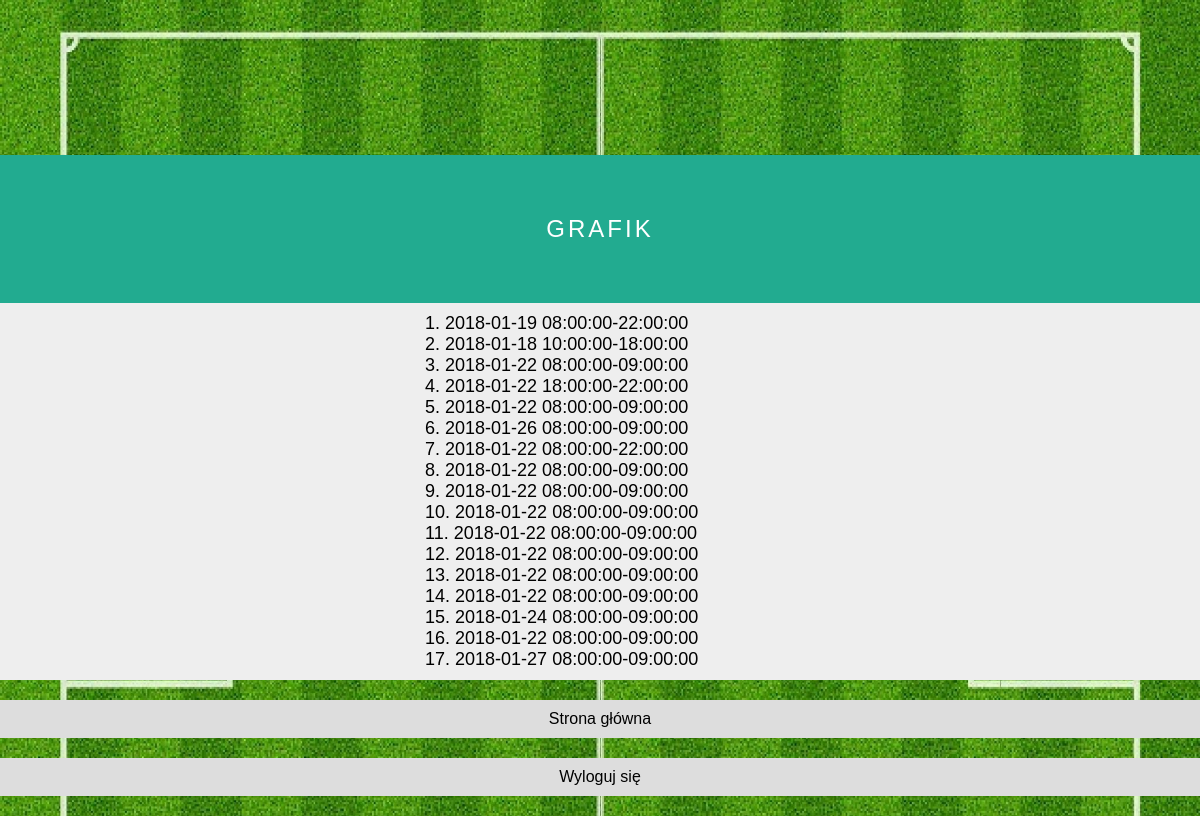
The app's page /my_work_dates.php (signed in) with its own data.
### tables this page shows
CREATE TABLE `grafik` (
  `id_grafiku` int(10) UNSIGNED NOT NULL,
  `id_pracownika` int(10) UNSIGNED NOT NULL,
  `data` date NOT NULL,
  `godzina_od` time NOT NULL,
  `godzina_do` time NOT NULL
);

### my_work_dates.php (the view, shortened to what this page needs)
<!DOCTYPE html>
<html>
    <head>
		<link rel="stylesheet" href="css/styles.css">
    </head>
    <body>
		<div id="center">
			<div class="header">
					Grafik
			</div>
			<div id="day">
				<div class="list4">
					<?php
						$mysqlConnection = @mysqli_connect("localhost", "root", "vertrigo") or die(mysql_error());
						mysqli_select_db($mysqlConnection, "boiska");
						mysqli_set_charset($mysqlConnection, "utf8");
						$res = mysqli_query($mysqlConnection, "SELECT data, godzina_od, godzina_do FROM grafik WHERE id_pracownika=".$_SESSION['user_id']);
						$num = mysqli_num_rows($res);
						for($i = 1;$i <= $num; $i++)
						{
							$day = mysqli_fetch_assoc($res);
							echo "$i. ".$day["data"]." ".$day["godzina_od"]."-".$day["godzina_do"]."<br />";
						}
					?>
					</div>
			</div>
			<a href="index.php"> <div class="button"> Strona główna </div> </a>
			<?php require_once("files/buttons2.php"); ?>
		</div>
    </body>
</html>

### css/styles.css (style rules this page uses)
* { margin: 0px; padding: 0px; text-decoration: none; color: black; }
body { background-image: url("../img/background.jpg"); background-size: 100% auto; background-repeat: repeat; background-color: green; font-family: Verdana, sans-serif; }
#center { width: 1200px; margin: 0 auto; margin-top: 155px; }
.header { padding: 60px 0px; width: 100%; background: #22AB90; text-align: center; color: white; font-size: 20px; text-transform: uppercase; letter-spacing: 3px; font-size: 150%; }
.button { margin: 0px; padding: 10px 0; background-color:#ddd; width: 100%; text-align: center; margin: 20px 0px; }
#day { margin: 0; padding: 10px 0; background-color:#eee; text-align: center; font-size: 18px; }
.list4 { text-align: left; padding-left: 425px; }

### records on screen
grafik: data "2018-01-19", godzina_od "08:00:00", godzina_do "22:00:00"
grafik: data "2018-01-18", godzina_od "10:00:00", godzina_do "18:00:00"
grafik: data "2018-01-22", godzina_od "08:00:00", godzina_do "09:00:00"
grafik: data "2018-01-22", godzina_od "18:00:00", godzina_do "22:00:00"
grafik: data "2018-01-22", godzina_od "08:00:00", godzina_do "09:00:00"
grafik: data "2018-01-26", godzina_od "08:00:00", godzina_do "09:00:00"
grafik: data "2018-01-22", godzina_od "08:00:00", godzina_do "22:00:00"
grafik: data "2018-01-22", godzina_od "08:00:00", godzina_do "09:00:00"
grafik: data "2018-01-22", godzina_od "08:00:00", godzina_do "09:00:00"
grafik: data "2018-01-22", godzina_od "08:00:00", godzina_do "09:00:00"
grafik: data "2018-01-22", godzina_od "08:00:00", godzina_do "09:00:00"
grafik: data "2018-01-22", godzina_od "08:00:00", godzina_do "09:00:00"
grafik: data "2018-01-22", godzina_od "08:00:00", godzina_do "09:00:00"
grafik: data "2018-01-22", godzina_od "08:00:00", godzina_do "09:00:00"
grafik: data "2018-01-24", godzina_od "08:00:00", godzina_do "09:00:00"
grafik: data "2018-01-22", godzina_od "08:00:00", godzina_do "09:00:00"
grafik: data "2018-01-27", godzina_od "08:00:00", godzina_do "09:00:00"
